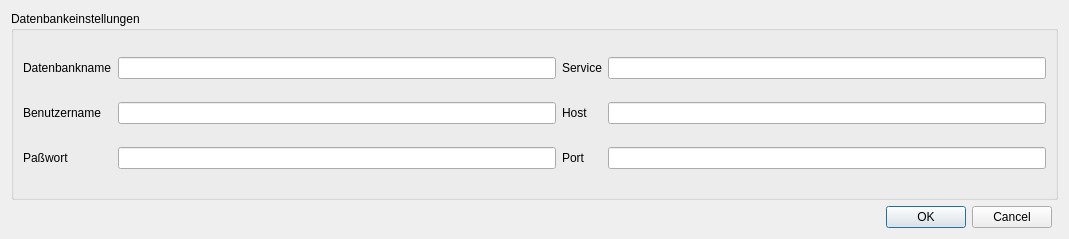
<?xml version="1.0" encoding="UTF-8"?>
<ui version="4.0">
 <class>Dialog</class>
 <widget class="QDialog" name="Dialog">
  <property name="geometry">
   <rect>
    <x>0</x>
    <y>0</y>
    <width>1069</width>
    <height>239</height>
   </rect>
  </property>
  <property name="windowTitle">
   <string>ALKIS-Import</string>
  </property>
  <layout class="QGridLayout" name="gridLayout">
   <item row="0" column="0" colspan="2">
    <widget class="QGroupBox" name="groupBox">
     <property name="title">
      <string>Datenbankeinstellungen</string>
     </property>
     <layout class="QGridLayout" name="gridLayout_2">
      <item row="5" column="3">
       <widget class="QLineEdit" name="lePORT">
        <property name="inputMask">
         <string>99999; </string>
        </property>
        <property name="text">
         <string/>
        </property>
       </widget>
      </item>
      <item row="0" column="3">
       <widget class="QLineEdit" name="leSERVICE"/>
      </item>
      <item row="0" column="2">
       <widget class="QLabel" name="label_6">
        <property name="text">
         <string>Service</string>
        </property>
        <property name="buddy">
         <cstring>leDBNAME</cstring>
        </property>
       </widget>
      </item>
      <item row="5" column="1">
       <widget class="QLineEdit" name="lePWD">
        <property name="text">
         <string/>
        </property>
        <property name="echoMode">
         <enum>QLineEdit::Password</enum>
        </property>
       </widget>
      </item>
      <item row="0" column="1">
       <widget class="QLineEdit" name="leDBNAME"/>
      </item>
      <item row="1" column="0">
       <widget class="QLabel" name="label_2">
        <property name="text">
         <string>Benutzername</string>
        </property>
        <property name="buddy">
         <cstring>leUID</cstring>
        </property>
       </widget>
      </item>
      <item row="5" column="2">
       <widget class="QLabel" name="label_8">
        <property name="text">
         <string>Port</string>
        </property>
        <property name="buddy">
         <cstring>leDBNAME</cstring>
        </property>
       </widget>
      </item>
      <item row="1" column="3">
       <widget class="QLineEdit" name="leHOST">
        <property name="text">
         <string/>
        </property>
       </widget>
      </item>
      <item row="5" column="0">
       <widget class="QLabel" name="label_3">
        <property name="text">
         <string>Paßwort</string>
        </property>
        <property name="buddy">
         <cstring>lePWD</cstring>
        </property>
       </widget>
      </item>
      <item row="1" column="2">
       <widget class="QLabel" name="label_7">
        <property name="text">
         <string>Host</string>
        </property>
        <property name="buddy">
         <cstring>leDBNAME</cstring>
        </property>
       </widget>
      </item>
      <item row="1" column="1">
       <widget class="QLineEdit" name="leUID">
        <property name="text">
         <string/>
        </property>
       </widget>
      </item>
      <item row="0" column="0">
       <widget class="QLabel" name="label">
        <property name="text">
         <string>Datenbankname</string>
        </property>
        <property name="buddy">
         <cstring>leDBNAME</cstring>
        </property>
       </widget>
      </item>
     </layout>
    </widget>
   </item>
   <item row="1" column="0">
    <widget class="QDialogButtonBox" name="bb">
     <property name="standardButtons">
      <set>QDialogButtonBox::Cancel|QDialogButtonBox::Ok</set>
     </property>
    </widget>
   </item>
  </layout>
 </widget>
 <resources/>
 <connections/>
</ui>
